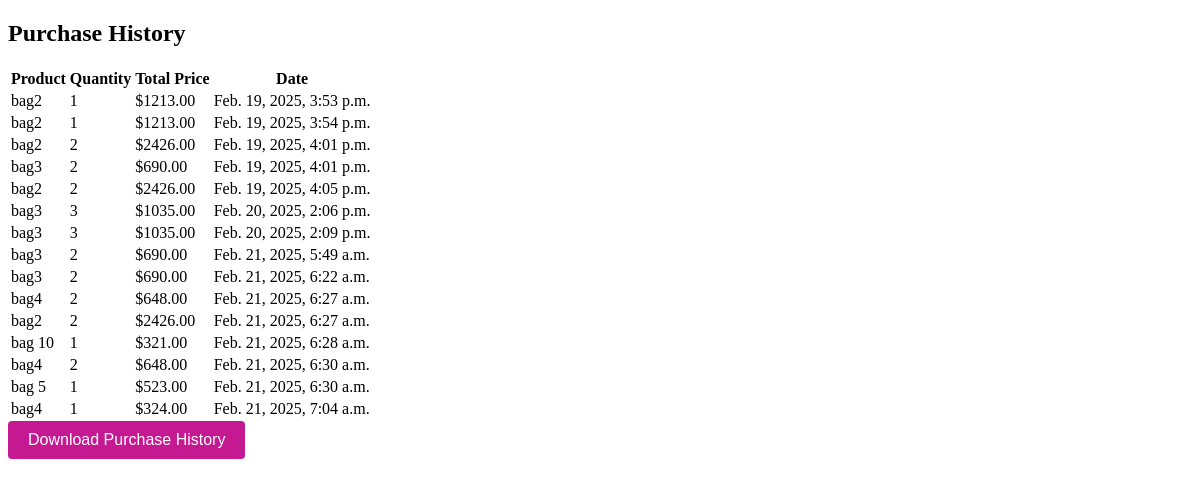
Before: /purchase-history/ (signed in) with the older database file.
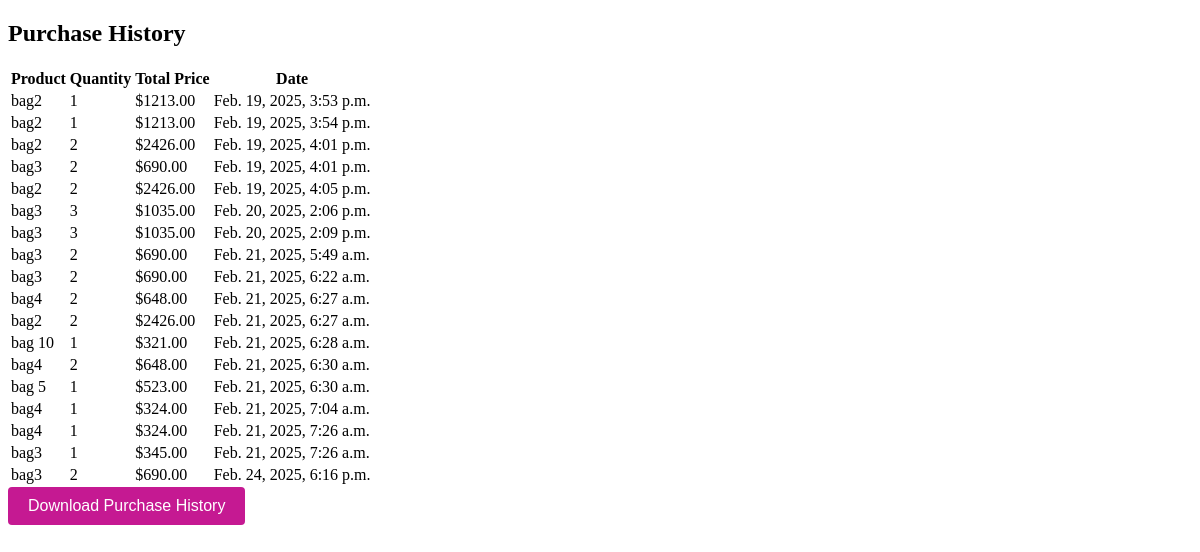
After: the same page with the newer database file.
### miniapp/models.py (models this page shows, shortened)
class PurchaseHistory(models.Model):
    user = models.ForeignKey(User, on_delete=models.CASCADE)
    product = models.ForeignKey(bag, on_delete=models.CASCADE)
    quantity = models.IntegerField(default=1)
    total_price = models.DecimalField(max_digits=10, decimal_places=2)
    purchased_at = models.DateTimeField(auto_now_add=True)

class bag(models.Model):
    name = models.CharField(max_length=200, null=True)
    image = models.ImageField(null=True, blank=True, upload_to="image/")
    price = models.CharField(max_length=200, null=True)

### miniapp/views.py (the view)
# urls.py: path("purchase-history/", views.purchase_history, name="purchase_history"),
@login_required
def purchase_history(request):
    history_items = PurchaseHistory.objects.filter(user=request.user)
    return render(request, "purchase_history.html", {"history_items": history_items})

### templates/purchase_history.html (shortened to what this page needs)
<!DOCTYPE html>
<html lang="en">
<head>
</head>
<body>
{% block content %}
<h2>Purchase History</h2>
<table>
    <tr>
        <th>Product</th>
        <th>Quantity</th>
        <th>Total Price</th>
        <th>Date</th>
    </tr>
    {% for item in history_items %}
    <tr>
        <td>{{ item.product.name }}</td>
        <td>{{ item.quantity }}</td>
        <td>${{ item.total_price }}</td>
        <td>{{ item.purchased_at }}</td>
    </tr>
    {% endfor %}
</table>
{% endblock %}
<a href="{% url 'download_purchase_history' %}" class="btn-container">
    <button>Download Purchase History</button>
</a>
</body>
</html>

### templates/purchase_history.html (style rules this page uses)
.btn-container button { padding: 10px 20px; font-size: 16px; background-color: #c51992; color: #fff; border: none; border-radius: 4px; cursor: pointer; }

Changed rows visible on the page:
added PurchaseHistory: product.name "bag4", quantity "1", total_price "324.00", purchased_at "Feb. 21, 2025, 7:26 a.m."
added PurchaseHistory: product.name "bag3", quantity "1", total_price "345.00", purchased_at "Feb. 21, 2025, 7:26 a.m."
added PurchaseHistory: product.name "bag3", quantity "2", total_price "690.00", purchased_at "Feb. 24, 2025, 6:16 p.m."
